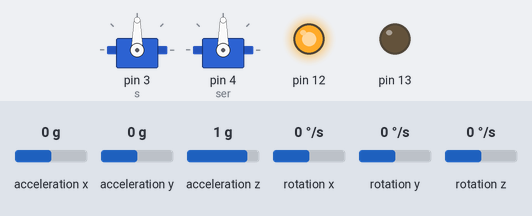
This sketch was run on a simulated Arduino Uno, built with avr-gcc and run on an emulated ATmega328P. Parts: 2 × servo, output pins drawn as LEDs (lit = HIGH). The test bench sets the inputs (shaded band); at power-on: rotation x 0 °/s, rotation y 0 °/s, acceleration x 0 g, acceleration y 0 g, acceleration z 1 g, rotation z 0 °/s. What the sketch prints to the serial monitor is not drawn.

Above: at 1.2 s.
1.3 s: rotation x set to -192 °/s
At 2.1 s:
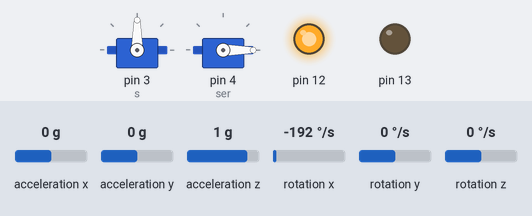
3.3 s: rotation y set to 7 °/s
At 5.38 s:
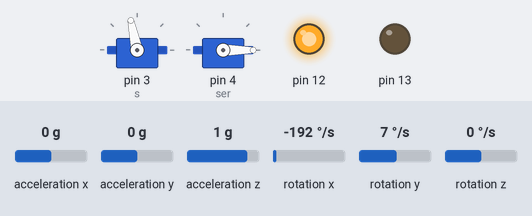
6.3 s: rotation y set to -100 °/s
9.0 s: rotation y set to 100 °/s
At 10.64 s:
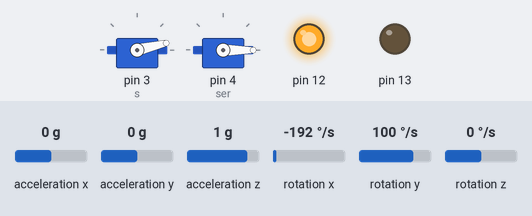
12.0 s: rotation y set to 0 °/s
At 13.1 s:
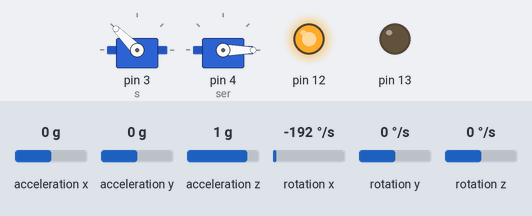
13.5 s: rotation y set to 192 °/s
Timing chart, 0 to 25.7 s (numbered marks = the images above; inputs shaded):
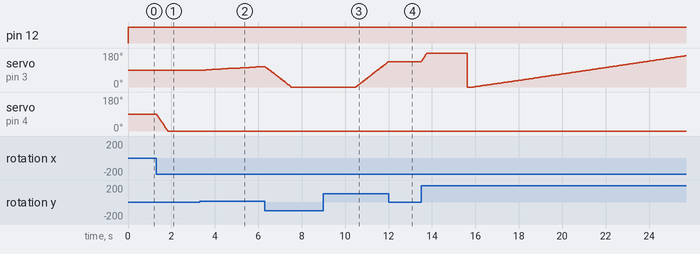

The sketch:

XLS-Gimble.ino
```cpp
#include <Wire.h>
#include <Servo.h>
#include <MPU6050.h>
Servo s;
Servo ser;
MPU6050 mpu;

// Timers
unsigned long timer = 0;
float timeStep = 0.01;

// Pitch, Roll and Yaw values
float pitch = 0;
float roll = 0;
float yaw = 0;

void setup()

{
s.attach(3);
s.write(180);

ser.attach(4);
ser.write(180);

pinMode(12,OUTPUT);
pinMode(13,OUTPUT);
Serial.begin(115200);

  // Initialize MPU6050
  while(!mpu.begin(MPU6050_SCALE_2000DPS, MPU6050_RANGE_2G))
  {
    Serial.println("Could not find a valid MPU6050 sensor, check wiring!");
    delay(500);
  }

  // Calibrate gyroscope. The calibration must be at rest.
  // If you don't want calibrate, comment this line.
  mpu.calibrateGyro();

  // Set threshold sensivty. Default 3.
  // If you don't want use threshold, comment this line or set 0.
  mpu.setThreshold(3);
}

void loop()
{
  timer = millis();

  // Read normalized values
  Vector norm = mpu.readNormalizeGyro();
  digitalWrite(12,HIGH);
  digitalWrite(13,LOW);
  // Calculate Pitch, Roll and Yaw
  pitch = pitch + norm.YAxis * timeStep;
  roll = roll + norm.XAxis * timeStep;
  yaw = yaw + norm.ZAxis * timeStep;
  int a=pitch;
  a=map(a,-100,100,0,180);
  s.write(a);
  int b=roll;
  b=map(b,-100,100,0,180);
  ser.write(b);

  // Output raw
  Serial.print(" Pitch = ");
  Serial.print(pitch);
  Serial.print(" Roll = ");
  Serial.print(roll);
  Serial.print(" Yaw = ");
  Serial.println(yaw);

  // Wait to full timeStep period
  delay((timeStep*1000) - (millis() - timer));
}
```

Measured:
- after the input at 1.3 s, servo on pin 4 (ser): moves from 90° to 0° over 0.52 s, starting at once
- after the input at 3.3 s, servo on pin 3 (s): moves from 90° to 108° over 2.6 s, starting after 0.29 s
- after the input at 9.0 s, servo on pin 3 (s): moves from 0° to 135° over 1.5 s, starting after 1.5 s
- after the input at 12.0 s, servo on pin 3 (s): stays 135° (without the input it goes to 137° after 0.03 s)
